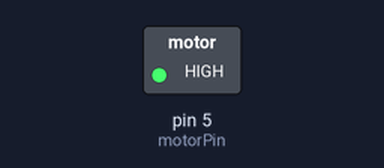
Simulated run of this sketch. Board: Arduino Uno, built with avr-gcc and run on an emulated ATmega328P. On the bench: switched loads named in the sketch (green lamp = pin HIGH). Dashed ring = blinking.

Above: at 0.5 s.
Timing chart, 0 to 4.6 s (numbered marks = the images above):
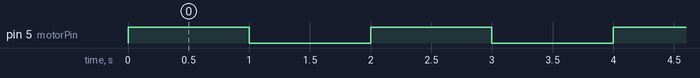

Measured:
- by itself, pin 5 (motorPin): alternates HIGH for 1.0 s and LOW for 1.0 s

The sketch:

one_motor_on_off.ino
```cpp
int motorPin = 5;  // This is the pin on the Arduino going to the motor controller

void setup() {
  pinMode(motorPin, OUTPUT);
}

void loop() {
  digitalWrite(motorPin, HIGH);  // turn the motor on
  delay(1000); // wait one second
  digitalWrite(motorPin, LOW); // turn the motor off
  delay(1000); // wait one second
}
```
